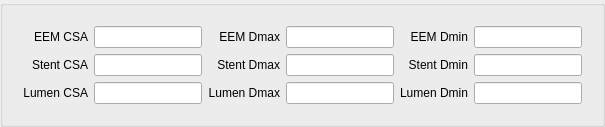
    <widget class="QGroupBox" name="m_grpSQIVUS">
     <property name="styleSheet">
      <string notr="true"/>
     </property>
     <layout class="QVBoxLayout" name="verticalLayout_18">
      <item>
       <widget class="QWidget" name="widget_12" native="true">
        <layout class="QGridLayout" name="gridLayout_7">
         <item row="1" column="2">
          <widget class="QLabel" name="label_139">
           <property name="text">
            <string>Stent Dmax</string>
           </property>
           <property name="alignment">
            <set>Qt::AlignRight|Qt::AlignTrailing|Qt::AlignVCenter</set>
           </property>
          </widget>
         </item>
         <item row="2" column="2">
          <widget class="QLabel" name="label_140">
           <property name="text">
            <string>&lt;html&gt;&lt;head/&gt;&lt;body&gt;&lt;p&gt;Lumen Dmax&lt;/p&gt;&lt;/body&gt;&lt;/html&gt;</string>
           </property>
           <property name="alignment">
            <set>Qt::AlignRight|Qt::AlignTrailing|Qt::AlignVCenter</set>
           </property>
          </widget>
         </item>
         <item row="2" column="1">
          <widget class="QLineEdit" name="m_lineSqIvusLumen_CSA"/>
         </item>
         <item row="1" column="5">
          <widget class="QLineEdit" name="m_lineSqIvusStent_Dmin"/>
         </item>
         <item row="2" column="3">
          <widget class="QLineEdit" name="m_lineSqIvusLumen_Dmax"/>
         </item>
         <item row="0" column="5">
          <widget class="QLineEdit" name="m_lineSqIvusEEM_Dmin"/>
         </item>
         <item row="1" column="4">
          <widget class="QLabel" name="label_141">
           <property name="text">
            <string>Stent Dmin</string>
           </property>
           <property name="alignment">
            <set>Qt::AlignRight|Qt::AlignTrailing|Qt::AlignVCenter</set>
           </property>
          </widget>
         </item>
         <item row="1" column="1">
          <widget class="QLineEdit" name="m_lineSqIvusStent_CSA"/>
         </item>
         <item row="0" column="2">
          <widget class="QLabel" name="label_142">
           <property name="text">
            <string>EEM Dmax</string>
           </property>
           <property name="alignment">
            <set>Qt::AlignRight|Qt::AlignTrailing|Qt::AlignVCenter</set>
           </property>
          </widget>
         </item>
         <item row="0" column="0">
          <widget class="QLabel" name="label_143">
           <property name="text">
            <string>EEM CSA</string>
           </property>
           <property name="alignment">
            <set>Qt::AlignRight|Qt::AlignTrailing|Qt::AlignVCenter</set>
           </property>
          </widget>
         </item>
         <item row="0" column="4">
          <widget class="QLabel" name="label_144">
           <property name="text">
            <string>EEM Dmin</string>
           </property>
           <property name="alignment">
            <set>Qt::AlignRight|Qt::AlignTrailing|Qt::AlignVCenter</set>
           </property>
          </widget>
         </item>
         <item row="2" column="4">
          <widget class="QLabel" name="label_145">
           <property name="text">
            <string>Lumen Dmin</string>
           </property>
           <property name="alignment">
            <set>Qt::AlignRight|Qt::AlignTrailing|Qt::AlignVCenter</set>
           </property>
          </widget>
         </item>
         <item row="2" column="5">
          <widget class="QLineEdit" name="m_lineSqIvusLumen_Dmin"/>
         </item>
         <item row="0" column="1">
          <widget class="QLineEdit" name="m_lineSqIvusEEM_CSA"/>
         </item>
         <item row="0" column="3">
          <widget class="QLineEdit" name="m_lineSqIvusEEM_Dmax"/>
         </item>
         <item row="2" column="0">
          <widget class="QLabel" name="label_146">
           <property name="text">
            <string>Lumen CSA</string>
           </property>
           <property name="alignment">
            <set>Qt::AlignRight|Qt::AlignTrailing|Qt::AlignVCenter</set>
           </property>
          </widget>
         </item>
         <item row="1" column="3">
          <widget class="QLineEdit" name="m_lineSqIvusStent_Dmax"/>
         </item>
         <item row="1" column="0">
          <widget class="QLabel" name="label_147">
           <property name="text">
            <string>Stent CSA</string>
           </property>
           <property name="alignment">
            <set>Qt::AlignRight|Qt::AlignTrailing|Qt::AlignVCenter</set>
           </property>
          </widget>
         </item>
        </layout>
       </widget>
      </item>
     </layout>
    </widget>
